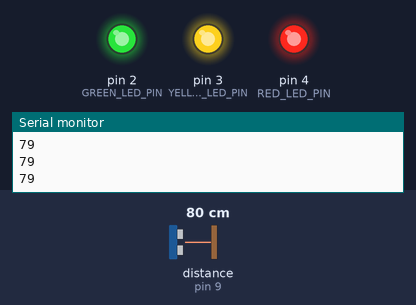
Bench run of a sketch on a simulated Arduino Uno, built with avr-gcc and run on an emulated ATmega328P. Parts: output pins drawn as LEDs (lit = HIGH), the last lines printed to the serial monitor. The inputs (shaded band) are chosen by the test bench; at power-on: distance to the obstacle (sensor on pin 9) 80 cm. The echo pulse lasts 58.3 µs per cm; pins used as bus, display or sensor lines are not drawn.

Above: at 1.2 s.
1.3 s: distance to the obstacle (sensor on pin 9) set to 2 cm
At 1.8 s:
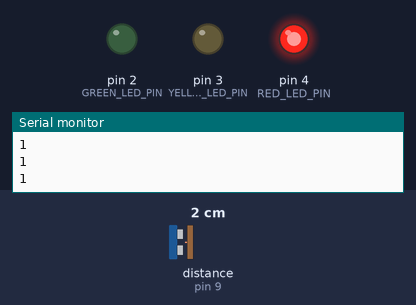
2.8 s: distance to the obstacle (sensor on pin 9) set to 18 cm
At 3.7 s:
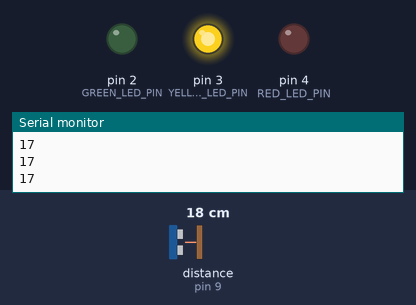
4.3 s: distance to the obstacle (sensor on pin 9) set to 24 cm
At 5.3 s:
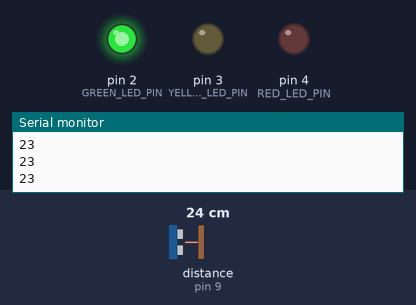
5.8 s: distance to the obstacle (sensor on pin 9) set to 4 cm
At 7.2 s:
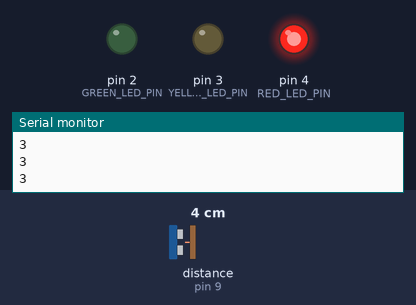
Timing chart, 0 to 8.3 s (numbered marks = the images above; inputs shaded):
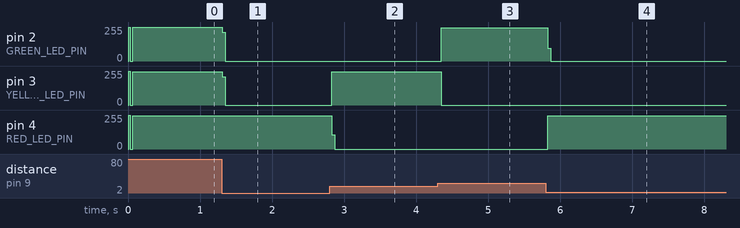

The sketch:

distance_measurement.ino
```cpp
int echoPin      = 9;
int triggerPin   = 8;
int GREEN_LED_PIN = 2;
int YELLOW_LED_PIN = 3;
int RED_LED_PIN   = 4;
long duration;
int distanceCm;
long distanceInch;

void setup()
{
  Serial.begin(9600);
  // Set i/o pins
  pinMode(echoPin, INPUT);
  pinMode(triggerPin, OUTPUT);
  pinMode(RED_LED_PIN, OUTPUT);
  pinMode(YELLOW_LED_PIN, OUTPUT);
  pinMode(GREEN_LED_PIN, OUTPUT);

}

void loop()
{
  // Send trigger pulse
  digitalWrite(triggerPin, LOW);
  delayMicroseconds(2000);
  digitalWrite(triggerPin, HIGH);
  delayMicroseconds(2000);
  digitalWrite(triggerPin, LOW);

  duration = pulseIn(echoPin, HIGH);
  distanceCm = duration * 0.0340 / 2;

  digitalWrite(RED_LED_PIN, LOW);
  digitalWrite(YELLOW_LED_PIN, LOW);
  digitalWrite(GREEN_LED_PIN, LOW);

  Serial.println(distanceCm);

  if (distanceCm <= 10){
     digitalWrite(RED_LED_PIN, HIGH);

  }else if(distanceCm > 11  && distanceCm <= 20){
     digitalWrite(YELLOW_LED_PIN, HIGH);

  }else if(distanceCm > 21 && distanceCm <= 30){
     digitalWrite(GREEN_LED_PIN, HIGH);

  }else if (distanceCm > 31){
     digitalWrite(GREEN_LED_PIN, HIGH);
     digitalWrite(YELLOW_LED_PIN, HIGH);
     digitalWrite(RED_LED_PIN, HIGH);
  }

}
```

Measured:
- after the input at 1.3 s, pin 2 (GREEN_LED_PIN): 252/255 → 0/255 at once; pin 3 (YELLOW_LED_PIN): 251/255 → 0/255 at once
- after the input at 2.8 s, pin 3 (YELLOW_LED_PIN): 0/255 → 249/255 at once; pin 4 (RED_LED_PIN): 251/255 → 0/255 at once
- after the input at 4.3 s, pin 2 (GREEN_LED_PIN): 0/255 → 250/255 after 0.05 s; pin 3 (YELLOW_LED_PIN): 249/255 → 0/255 after 0.05 s
- after the input at 5.8 s, pin 2 (GREEN_LED_PIN): 250/255 → 0/255 at once; pin 4 (RED_LED_PIN): 0/255 → 250/255 at once
